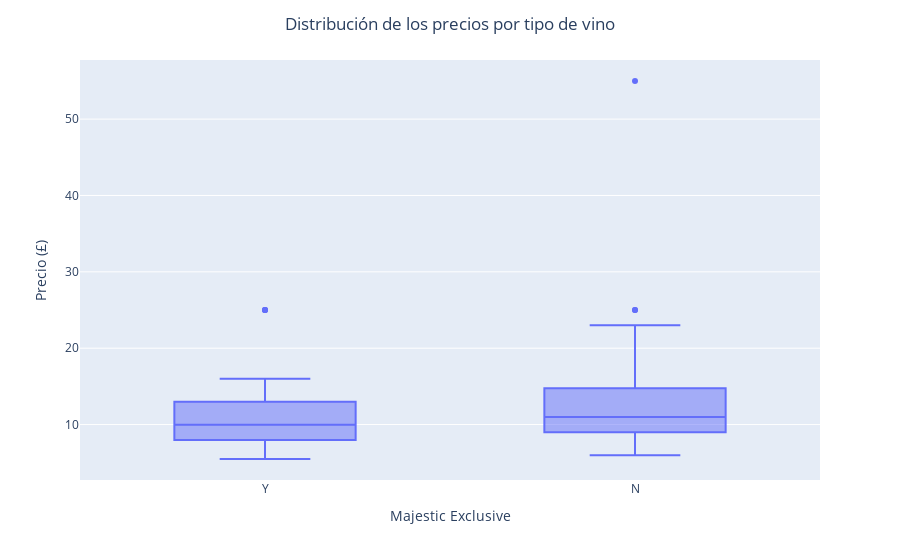

Notebook source saved alongside this figure:
### Code cell
#Boxplot de precios por tipo de vino /exlusie or not exclusive de Majestic
fig = px.box(df, x="Majestic Exclusive ", y="Price", labels={'Type':'Tipo de Vino', 'Price':'Precio (£)'})
fig.update_layout(title_text='Distribución de los precios por tipo de vino', title_x=0.5)
fig.show()

### Figure 1 — Plotly figure (JSON) as saved in the notebook; plotly's stock layout.template omitted (floating-point values rounded to 4 significant figures; data arrays with more than 128 entries replaced by an {"elided": "..."} marker saying what was removed)
{"data": [{"alignmentgroup": "True", "hovertemplate": "Majestic Exclusive =%{x}<br>Precio (£)=%{y}<extra></extra>", "legendgroup": "", "marker": {"color": "#636efa"}, "name": "", "notched": false, "offsetgroup": "", "orientation": "v", "showlegend": false, "type": "box", "x": {"elided": "141 str values"}, "x0": " ", "xaxis": "x", "y": {"elided": "141 float values"}, "y0": " ", "yaxis": "y"}], "layout": {"boxmode": "group", "legend": {"tracegroupgap": 0}, "margin": {"t": 60}, "title": {"text": "Distribución de los precios por tipo de vino", "x": 0.5}, "xaxis": {"anchor": "y", "domain": [0, 1], "title": {"text": "Majestic Exclusive "}}, "yaxis": {"anchor": "x", "domain": [0, 1], "title": {"text": "Precio (£)"}}}}
